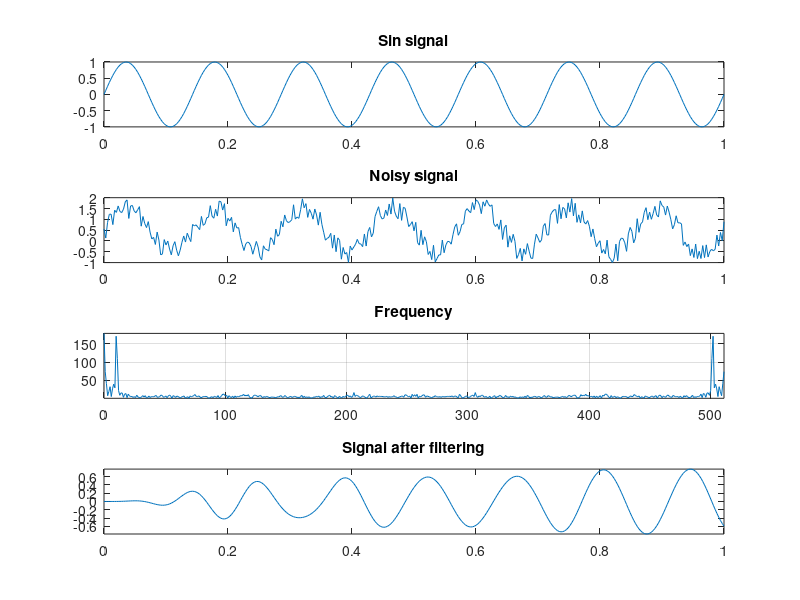

This figure's MATLAB source:
clc; #... Clear command line
clear all; #... Clear variables
close all; #... Clear figures

#... pkg install -forge signal
pkg load signal
#... To install and load butter function in octave

#... A random signal
f = 7;
fs = 350;
t = 0:1/fs:1;
signal = sin(2*pi*f*t);
subplot(4,1,1);
plot(t,signal);
title("Sin signal");

#... Adding noise in the signal
noisySignal = signal+rand(1, length(signal));
subplot(4,1,2);
plot(t,noisySignal);
title("Noisy signal");

#... Performing fft
fftPoint = 2^nextpow2(length(noisySignal)); #... No. of fft point should be 2^n
freDom = abs(fft(noisySignal, fftPoint)); #... Signal in frequency domain
nFft = 0:fftPoint-1;
subplot(4,1,3);
plot(nFft,freDom);
axis tight;
grid on;
title("Frequency");

#... Filtering
order = 5;
wn = [7 13]*2/fs;
[b, a] = butter(order, wn, "bandpass");
#... b = coeffecient of x
#... a = coeffecient of y
filteredSignal = filter(b, a, noisySignal);
subplot(4,1,4);
plot(t,filteredSignal);
axis tight;
title("Signal after filtering");
